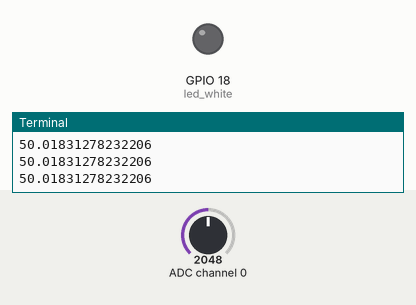
The program below on a simulated Raspberry Pi (BCM pin numbers). Parts: output pins drawn as LEDs (lit = HIGH), the last lines printed to the terminal. The test bench sets the inputs (shaded band); at power-on: ADC channel 0 = 2048 (analog values on the 0–4095 scale).

Above: at 1.2 s.
1.3 s: ADC channel 0 set to 1987
At 1.7 s:
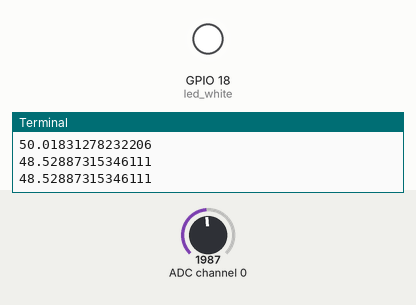
2.9 s: ADC channel 0 set to 2866
At 4.2 s:
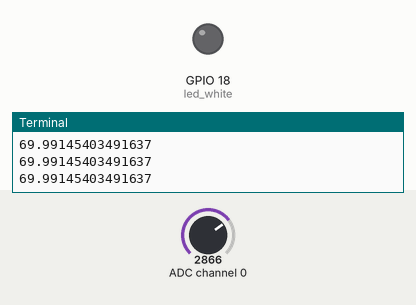
4.5 s: ADC channel 0 set to 2047
At 5.5 s:
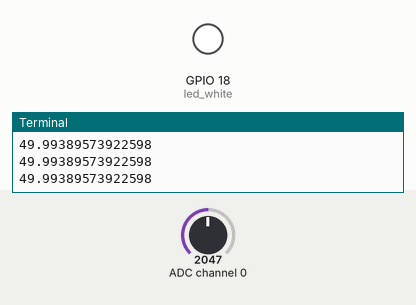
Timing chart, 0 to 7.5 s (numbered marks = the images above; inputs shaded):
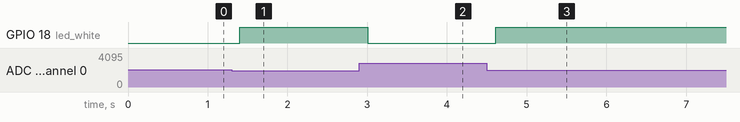

The program:

main5-1.py
```python
from gpiozero import LED,MCP3208
import time

led_white = LED(18)
cds = MCP3208(channel=0)

try:
    while 1:
        cds_value = cds.value * 100
        print(cds_value)

        if cds_value < 50:
            led_white.on()
        else:
            led_white.off()

        time.sleep(0.2)


except KeyboardInterrupt:
    pass

led_white.off()
```

Measured:
- the behaviour switches between 2048 and 2047 on ADC channel 0 (found by bisection; images 0 and 1)
- after the input at 1.3 s, GPIO 18 (led_white): LOW → HIGH after 0.10 s
- after the input at 2.9 s, GPIO 18 (led_white): HIGH → LOW after 0.11 s
- after the input at 4.5 s, GPIO 18 (led_white): LOW → HIGH after 0.11 s
